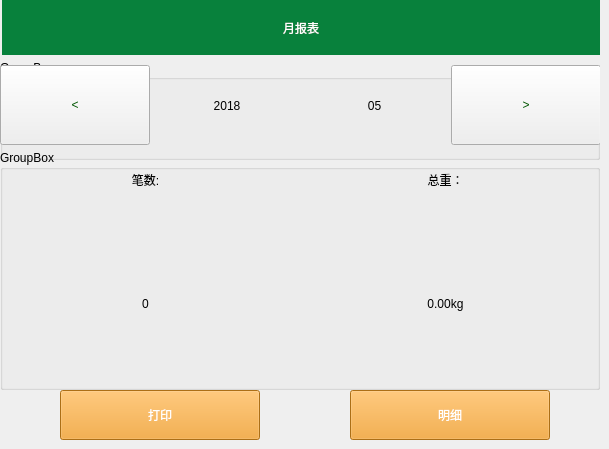
   <widget class="QWidget" name="page_2">
    <widget class="QToolButton" name="toolButton_9">
     <property name="geometry">
      <rect>
       <x>350</x>
       <y>390</y>
       <width>200</width>
       <height>50</height>
      </rect>
     </property>
     <property name="styleSheet">
      <string notr="true">background-color: rgb(241, 156, 31);
color: rgb(255, 255, 255);
font: 16pt &quot;Sans Serif&quot;;</string>
     </property>
     <property name="text">
      <string>明细</string>
     </property>
    </widget>
    <widget class="QGroupBox" name="groupBox_4">
     <property name="geometry">
      <rect>
       <x>0</x>
       <y>60</y>
       <width>600</width>
       <height>100</height>
      </rect>
     </property>
     <property name="title">
      <string>GroupBox</string>
     </property>
     <widget class="QWidget" name="horizontalLayoutWidget_2">
      <property name="geometry">
       <rect>
        <x>0</x>
        <y>0</y>
        <width>601</width>
        <height>91</height>
       </rect>
      </property>
      <layout class="QHBoxLayout" name="horizontalLayout_3">
       <item>
        <widget class="QPushButton" name="pushButton_3">
         <property name="minimumSize">
          <size>
           <width>50</width>
           <height>80</height>
          </size>
         </property>
         <property name="maximumSize">
          <size>
           <width>150</width>
           <height>16777215</height>
          </size>
         </property>
         <property name="styleSheet">
          <string notr="true">font: 75 36pt &quot;Ubuntu&quot;;
color: rgb(0, 85, 0);</string>
         </property>
         <property name="text">
          <string>&lt;</string>
         </property>
        </widget>
       </item>
       <item>
        <layout class="QHBoxLayout" name="horizontalLayout_4">
         <item>
          <widget class="QLabel" name="label_year_2">
           <property name="styleSheet">
            <string notr="true">color: rgb(0, 0, 0);
font: 75 24pt &quot;Ubuntu&quot;;</string>
           </property>
           <property name="text">
            <string>2018</string>
           </property>
           <property name="alignment">
            <set>Qt::AlignCenter</set>
           </property>
          </widget>
         </item>
         <item>
          <widget class="QLabel" name="label_mounth_2">
           <property name="styleSheet">
            <string notr="true">color: rgb(0, 0, 0);
font: 75 24pt &quot;Ubuntu&quot;;</string>
           </property>
           <property name="text">
            <string>05</string>
           </property>
           <property name="alignment">
            <set>Qt::AlignCenter</set>
           </property>
          </widget>
         </item>
        </layout>
       </item>
       <item>
        <widget class="QPushButton" name="pushButton_4">
         <property name="minimumSize">
          <size>
           <width>0</width>
           <height>80</height>
          </size>
         </property>
         <property name="maximumSize">
          <size>
           <width>150</width>
           <height>16777215</height>
          </size>
         </property>
         <property name="styleSheet">
          <string notr="true">font: 75 36pt &quot;Ubuntu&quot;;
color: rgb(0, 85, 0);</string>
         </property>
         <property name="text">
          <string>&gt;</string>
         </property>
        </widget>
       </item>
      </layout>
     </widget>
    </widget>
    <widget class="QGroupBox" name="groupBox_3">
     <property name="geometry">
      <rect>
       <x>0</x>
       <y>150</y>
       <width>600</width>
       <height>240</height>
      </rect>
     </property>
     <property name="title">
      <string>GroupBox</string>
     </property>
     <widget class="QWidget" name="verticalLayoutWidget_3">
      <property name="geometry">
       <rect>
        <x>0</x>
        <y>0</y>
        <width>291</width>
        <height>241</height>
       </rect>
      </property>
      <layout class="QVBoxLayout" name="verticalLayout_3">
       <item>
        <widget class="QLabel" name="label_26">
         <property name="maximumSize">
          <size>
           <width>16777215</width>
           <height>60</height>
          </size>
         </property>
         <property name="styleSheet">
          <string notr="true">font: 75 28pt &quot;Ubuntu&quot;;
color: rgb(0, 0, 0);</string>
         </property>
         <property name="text">
          <string>笔数:</string>
         </property>
         <property name="alignment">
          <set>Qt::AlignCenter</set>
         </property>
        </widget>
       </item>
       <item>
        <widget class="QLabel" name="label_27">
         <property name="styleSheet">
          <string notr="true">font: 75 28pt &quot;Ubuntu&quot;;
color: rgb(0, 0, 0);</string>
         </property>
         <property name="text">
          <string>0</string>
         </property>
         <property name="alignment">
          <set>Qt::AlignCenter</set>
         </property>
        </widget>
       </item>
      </layout>
     </widget>
     <widget class="QWidget" name="verticalLayoutWidget_4">
      <property name="geometry">
       <rect>
        <x>290</x>
        <y>0</y>
        <width>311</width>
        <height>241</height>
       </rect>
      </property>
      <layout class="QVBoxLayout" name="verticalLayout_4">
       <item>
        <widget class="QLabel" name="label_28">
         <property name="maximumSize">
          <size>
           <width>16777215</width>
           <height>60</height>
          </size>
         </property>
         <property name="styleSheet">
          <string notr="true">font: 75 28pt &quot;Ubuntu&quot;;
color: rgb(0, 0, 0);</string>
         </property>
         <property name="text">
          <string>总重：</string>
         </property>
         <property name="alignment">
          <set>Qt::AlignCenter</set>
         </property>
        </widget>
       </item>
       <item>
        <widget class="QLabel" name="label_29">
         <property name="styleSheet">
          <string notr="true">font: 75 28pt &quot;Ubuntu&quot;;
color: rgb(0, 0, 0);</string>
         </property>
         <property name="text">
          <string>0.00kg</string>
         </property>
         <property name="alignment">
          <set>Qt::AlignCenter</set>
         </property>
        </widget>
       </item>
      </layout>
     </widget>
    </widget>
    <widget class="QLabel" name="label_30">
     <property name="geometry">
      <rect>
       <x>2</x>
       <y>0</y>
       <width>598</width>
       <height>55</height>
      </rect>
     </property>
     <property name="styleSheet">
      <string notr="true">font: 20pt &quot;Sans Serif&quot;;
color: rgb(255, 255, 255);
background-color: rgb(8, 129, 60);</string>
     </property>
     <property name="text">
      <string>月报表</string>
     </property>
     <property name="alignment">
      <set>Qt::AlignCenter</set>
     </property>
    </widget>
    <widget class="QToolButton" name="toolButton_24">
     <property name="geometry">
      <rect>
       <x>60</x>
       <y>390</y>
       <width>200</width>
       <height>50</height>
      </rect>
     </property>
     <property name="styleSheet">
      <string notr="true">background-color: rgb(241, 156, 31);
color: rgb(255, 255, 255);
font: 16pt &quot;Sans Serif&quot;;</string>
     </property>
     <property name="text">
      <string>打印</string>
     </property>
    </widget>
   </widget>
